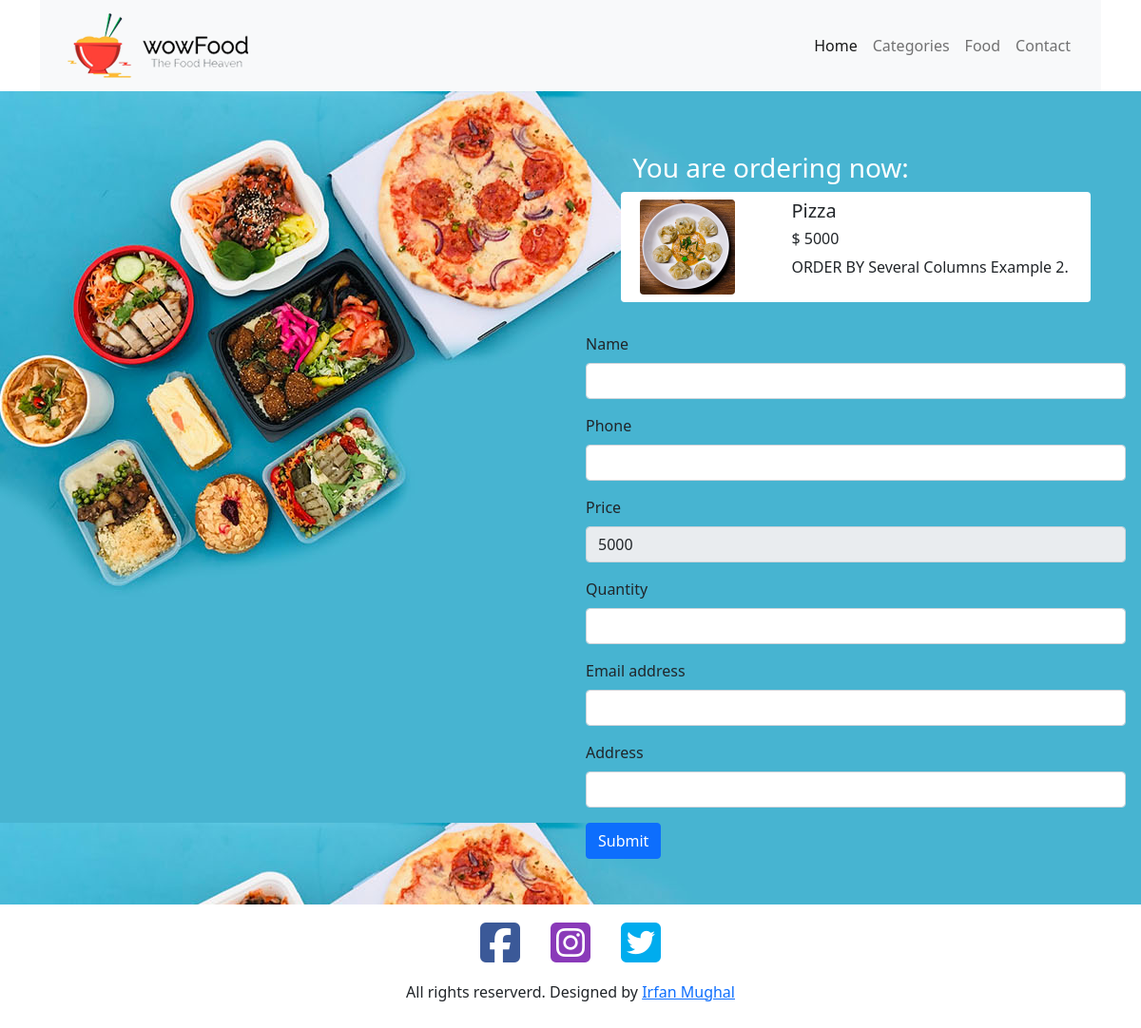
Screenshot of /order.php?orderId=11 with the database file from the repository.
### tables this page shows
CREATE TABLE `tbl_food` (
  `id` int NOT NULL,
  `title` varchar(150) NOT NULL,
  `description` varchar(255) NOT NULL,
  `price` decimal(10,0) NOT NULL,
  `img_name` varchar(255) NOT NULL,
  `cat_id` int NOT NULL,
  `featured` varchar(10) NOT NULL,
  `active` varchar(10) NOT NULL
);

### order.php (the view, shortened to what this page needs)
<?php
include "parts/header.php";
$id = $_GET['orderId'];
$sql = "select * from `tbl_food` where id = $id";
$result = mysqli_query($conn, $sql);
$row = mysqli_fetch_assoc($result);
$t = $row['title'];
$d = $row['description'];
$p = $row['price'];
$img = $row['img_name'];
?>
<div class="container-fluid" id="foodSearch">
    <div class="row d-flex justify-content-end align-items-center" style="min-height:80vh !important;">
        <div class="col-md-6 py-5 px-3">
        <div class="row d-flex justify-content-evenly mb-3">
<div class="col-10 my-3 mt-n5">
                <div class="row">
                  <div class="col-12">
                    <h3 class="text-white">You are ordering now: </h3>
                  </div>
                </div>
              <div class="row p-2 bg-white rounded">
                <div class="col-4">
                  <img
                    src="images/food/<?php echo $img?>"
                    class="img-fluid rounded img-thubnail"
                    alt="No Img" style="max-height:100px;max-width:100px;"
                  />
                </div>
                <div class="col-8 d-flex flex-column justify-content-center">
                  <h5><?php echo $t?></h5>
                  <h6>$ <?php echo $p?></h6>
                  <p>
                  <?php echo $d?>.
                  </p>
                </div>
              </div>
            </div>
          </div>
            <form method="post">
                <div class="mb-3">
                    <label for="name" class="form-label">Name</label>
                    <input type="text" class="form-control" name="c_name">
                  </div>
                  <div class="mb-3">
                    <label for="name" class="form-label">Phone</label>
                    <input type="text" class="form-control" name="c_contact">
                  </div>
                  <div class="mb-3">
                    <label for="qty" class="form-label">Price</label>
                    <input type="number" class="form-control" disabled value="<?php echo $p;?>" name="price">
                  </div>
                  <div class="mb-3">
                    <label for="qty" class="form-label">Quantity</label>
                    <input type="number" class="form-control" name="qty">
                  </div>
                <div class="mb-3">
                  <label for="email" class="form-label">Email address</label>
                  <input type="email" class="form-control" name="c_email" aria-describedby="emailHelp">
                </div>
                <div class="mb-3">
                    <label for="name" class="form-label">Address</label>
                    <input type="text" class="form-control" name="c_address">
                  </div>
                <button type="submit" name="submit" class="btn btn-primary">Submit</button>
              </form>
        </div>
    </div>
</div>
<?php
include "parts/footer.php";
  ?>

### css/style.css (style rules this page uses)
#foodSearch { background-image: url(../images/bg.jpg); min-height: 30vh; }

### rows the page displays
tbl_food: img_name (picture), title "Pizza", price "5000", description "ORDER BY Several Columns Example 2"
